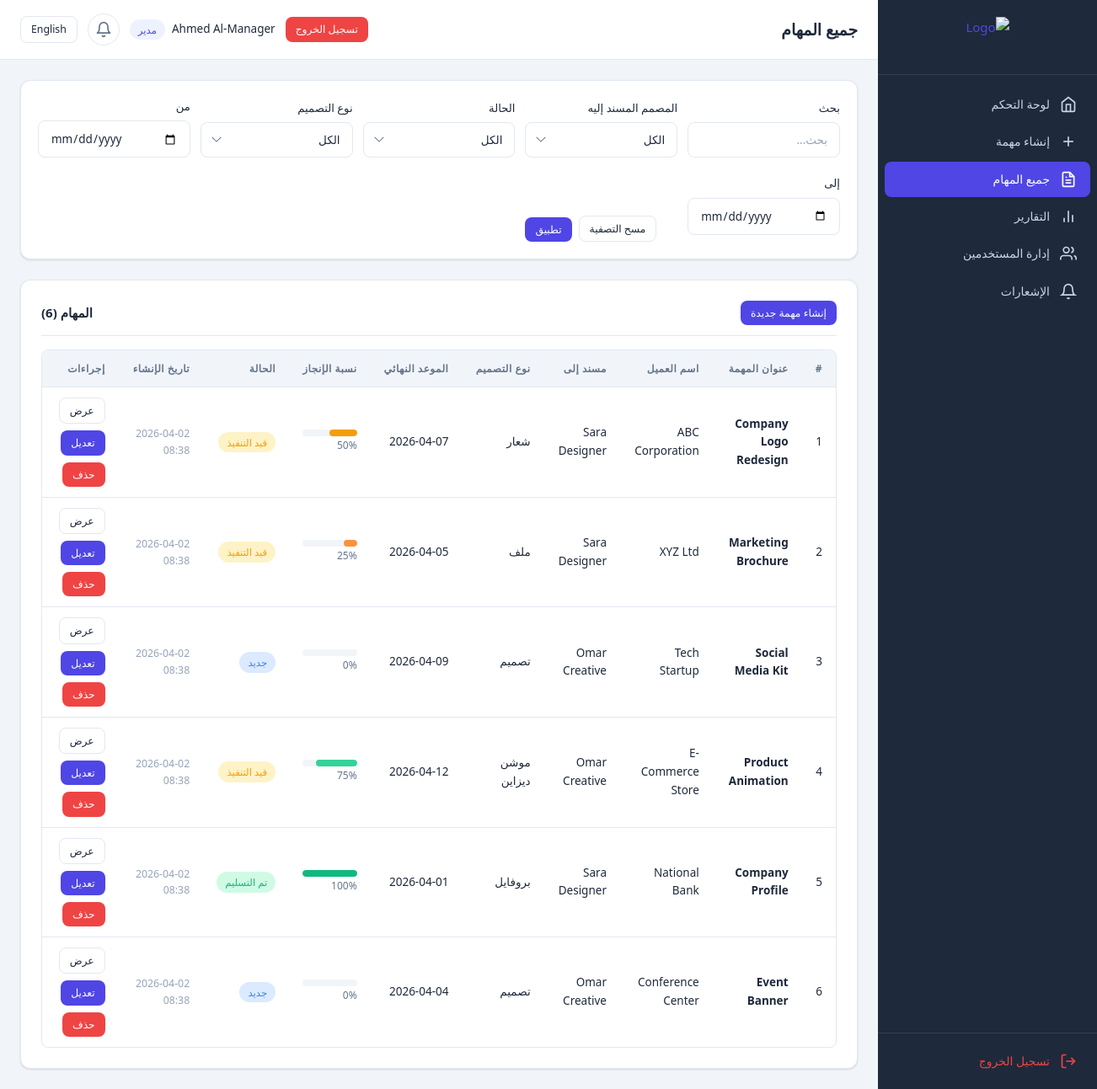
Page /manager/all_tasks.php (signed in) on the committed database.
### tables this page shows
CREATE TABLE IF NOT EXISTS `tasks` (
    `id` INT UNSIGNED NOT NULL AUTO_INCREMENT,
    `title` VARCHAR(255) NOT NULL,
    `client_name` VARCHAR(150) NOT NULL,
    `design_type` ENUM('file', 'logo', 'design', 'motion_design', 'profile') NOT NULL,
    `notes` TEXT NULL,
    `deadline` DATE NULL,
    `assigned_to` INT UNSIGNED NOT NULL,
    `progress_percentage` TINYINT UNSIGNED NOT NULL DEFAULT 0,
    `status` ENUM('new', 'in_progress', 'delivered') NOT NULL DEFAULT 'new',
    `file_path` TEXT NULL DEFAULT NULL,
    `created_by` INT UNSIGNED NOT NULL,
    `created_at` DATETIME NOT NULL DEFAULT CURRENT_TIMESTAMP,
    `updated_at` DATETIME NOT NULL DEFAULT CURRENT_TIMESTAMP ON UPDATE CURRENT_TIMESTAMP,
    PRIMARY KEY (`id`),
    KEY `idx_assigned_to` (`assigned_to`),
    KEY `idx_status` (`status`),
    KEY `idx_design_type` (`design_type`),
    KEY `idx_deadline` (`deadline`),
    KEY `idx_created_by` (`created_by`),
    CONSTRAINT `fk_tasks_assigned_to` FOREIGN KEY (`assigned_to`) REFERENCES `users` (`id`) ON DELETE CASCADE,
    CONSTRAINT `fk_tasks_created_by` FOREIGN KEY (`created_by`) REFERENCES `users` (`id`) ON DELETE CASCADE
);

CREATE TABLE IF NOT EXISTS `users` (
    `id` INT UNSIGNED NOT NULL AUTO_INCREMENT,
    `full_name` VARCHAR(100) NOT NULL,
    `email` VARCHAR(150) NOT NULL,
    `password` VARCHAR(255) NOT NULL,
    `role` ENUM('manager', 'designer') NOT NULL DEFAULT 'designer',
    `language_preference` ENUM('en', 'ar') NOT NULL DEFAULT 'en',
    `telegram_chat_id` VARCHAR(50) NULL DEFAULT NULL,
    `created_at` DATETIME NOT NULL DEFAULT CURRENT_TIMESTAMP,
    `updated_at` DATETIME NOT NULL DEFAULT CURRENT_TIMESTAMP ON UPDATE CURRENT_TIMESTAMP,
    PRIMARY KEY (`id`),
    UNIQUE KEY `idx_email` (`email`)
);

### includes/language.php (called while the page is built, shortened)
<?php
function loadLanguage() {
    $langFile = __DIR__ . '/../config/lang_' . $_SESSION['lang'] . '.php';
    return $lang;
}
function getCurrentLang() {
    return $_SESSION['lang'] ?? 'en';
}
function __($key) {
    global $lang;
    return $lang[$key] ?? $key;
}

### includes/auth.php (called while the page is built, shortened)
<?php
require_once __DIR__ . '/language.php';
$lang = loadLanguage();
function generateCSRFToken() {
    return $_SESSION['csrf_token'];
}
function sanitize($input) {
    return htmlspecialchars(trim($input), ENT_QUOTES, 'UTF-8');
}

### includes/helpers.php (called while the page is built, shortened)
<?php
function formatDate($date, $format = 'Y-m-d') {
    return date($format, strtotime($date));
}
function formatDateTime($date) {
    return date('Y-m-d H:i', strtotime($date));
}
function getDesignTypeLabel($type) {
    $currentLang = getCurrentLang();
    $types = DESIGN_TYPES;
    return isset($types[$type]) ? $types[$type][$currentLang] : $type;
}
function getStatusLabel($status) {
    $currentLang = getCurrentLang();
    $statuses = TASK_STATUSES;
    return isset($statuses[$status]) ? $statuses[$status][$currentLang] : $status;
}
function getStatusClass($status) {
    $classes = [
        'new'         => 'badge-new',
        'in_progress' => 'badge-progress',
        'delivered'   => 'badge-delivered',
    ];
    return $classes[$status] ?? 'badge-default';
}
function getProgressColor($percentage) {
    if ($percentage >= 100) return 'progress-complete';
    if ($percentage >= 75)  return 'progress-high';
    if ($percentage >= 50)  return 'progress-mid';
    if ($percentage >= 25)  return 'progress-low';
    return 'progress-zero';
}
function isOverdue($deadline) {
    return strtotime($deadline) < strtotime('today');
}
function isDueToday($deadline) {
    return date('Y-m-d', strtotime($deadline)) === date('Y-m-d');
}

### manager/all_tasks.php (the view, shortened to what this page needs)
<?php
require_once __DIR__ . '/../includes/auth.php';
require_once __DIR__ . '/../includes/helpers.php';
$filterDateFrom = $_GET['date_from'] ?? '';
$filterDateTo   = $_GET['date_to'] ?? '';
$search         = trim($_GET['search'] ?? '');
$pdo = getDBConnection();
$where = [];
$params = [];
$whereSQL = !empty($where) ? 'WHERE ' . implode(' AND ', $where) : '';
$sql = "SELECT t.*, u.full_name AS designer_name
        FROM tasks t
        LEFT JOIN users u ON t.assigned_to = u.id
        $whereSQL
        ORDER BY t.created_at DESC";
$stmt = $pdo->prepare($sql);
$stmt->execute($params);
$tasks = $stmt->fetchAll();
include __DIR__ . '/../templates/header.php';
?>
<div class="filter-bar">
    <form method="GET" action="">
        <div class="filter-grid">
            <div class="form-group mb-1">
                <label class="form-label"><?= __('search') ?></label>
                <input type="text" name="search" class="form-control" value="<?= sanitize($search) ?>" placeholder="<?= __('search') ?>...">
            </div>
            <div class="form-group mb-1">
                <label class="form-label"><?= __('assigned_designer') ?></label>
                <select name="designer" class="form-control">
                    <option value=""><?= __('all') ?></option>
                </select>
            </div>
            <div class="form-group mb-1">
                <label class="form-label"><?= __('status') ?></label>
                <select name="status" class="form-control">
                    <option value=""><?= __('all') ?></option>
                </select>
            </div>
            <div class="form-group mb-1">
                <label class="form-label"><?= __('design_type') ?></label>
                <select name="design_type" class="form-control">
                    <option value=""><?= __('all') ?></option>
                </select>
            </div>
            <div class="form-group mb-1">
                <label class="form-label"><?= __('date_from') ?></label>
                <input type="date" name="date_from" class="form-control" value="<?= sanitize($filterDateFrom) ?>">
            </div>
            <div class="form-group mb-1">
                <label class="form-label"><?= __('date_to') ?></label>
                <input type="date" name="date_to" class="form-control" value="<?= sanitize($filterDateTo) ?>">
            </div>
            <div class="filter-actions">
                <button type="submit" class="btn btn-primary btn-sm"><?= __('apply_filter') ?></button>
                <a href="/manager/all_tasks.php" class="btn btn-outline btn-sm"><?= __('clear_filter') ?></a>
            </div>
        </div>
    </form>
</div>
<div class="card">
    <div class="card-header">
        <h2 class="card-title"><?= __('tasks') ?> (<?= count($tasks) ?>)</h2>
        <a href="/manager/create_task.php" class="btn btn-sm btn-primary"><?= __('create_new_task') ?></a>
    </div>
    <?php if (empty($tasks)): ?>
    <div class="empty-state">
        <svg viewBox="0 0 24 24" fill="none" stroke="currentColor" stroke-width="1.5"><path d="M14 2H6a2 2 0 00-2 2v16a2 2 0 002 2h12a2 2 0 002-2V8z"/><polyline points="14 2 14 8 20 8"/></svg>
        <p><?= __('no_tasks') ?></p>
        <a href="/manager/create_task.php" class="btn btn-primary"><?= __('create_new_task') ?></a>
    </div>
    <?php else: ?>
    <div class="table-wrapper">
        <table>
            <thead>
                <tr>
                    <th>#</th>
                    <th><?= __('task_title') ?></th>
                    <th><?= __('client_name') ?></th>
                    <th><?= __('assigned_to') ?></th>
                    <th><?= __('design_type') ?></th>
                    <th><?= __('deadline') ?></th>
                    <th><?= __('progress') ?></th>
                    <th><?= __('status') ?></th>
                    <th><?= __('created_at') ?></th>
                    <th><?= __('actions') ?></th>
                </tr>
            </thead>
            <tbody>
                <?php foreach ($tasks as $task): ?>
                <tr>
                    <td><?= $task['id'] ?></td>
                    <td><strong><?= sanitize($task['title']) ?></strong></td>
                    <td><?= sanitize($task['client_name']) ?></td>
                    <td><?= sanitize($task['designer_name']) ?></td>
                    <td><?= getDesignTypeLabel($task['design_type']) ?></td>
                    <td>
                        <?php if ($task['deadline']): ?>
                            <span class="<?= isOverdue($task['deadline']) && $task['status'] !== 'delivered' ? 'deadline-overdue' : (isDueToday($task['deadline']) ? 'deadline-today' : '') ?>">
                                <?= formatDate($task['deadline']) ?>
                            </span>
                        <?php endif; ?>
                    </td>
                    <td>
                        <div class="progress-bar-container <?= getProgressColor($task['progress_percentage']) ?>">
                            <div class="progress-bar" style="width: <?= (int)$task['progress_percentage'] ?>%"></div>
                        </div>
                        <span class="progress-text"><?= (int)$task['progress_percentage'] ?>%</span>
                    </td>
                    <td><span class="badge <?= getStatusClass($task['status']) ?>"><?= getStatusLabel($task['status']) ?></span></td>
                    <td class="text-small text-muted"><?= formatDateTime($task['created_at']) ?></td>
                    <td>
                        <div class="btn-group">
                            <a href="/manager/view_task.php?id=<?= $task['id'] ?>" class="btn btn-sm btn-outline"><?= __('view') ?></a>
                            <a href="/manager/edit_task.php?id=<?= $task['id'] ?>" class="btn btn-sm btn-primary"><?= __('edit') ?></a>
                            <a href="/manager/delete_task.php?id=<?= $task['id'] ?>&csrf_token=<?= urlencode(generateCSRFToken()) ?>"
                               class="btn btn-sm btn-danger"
                               data-confirm="<?= __('confirm_delete') ?>"><?= __('delete') ?></a>
                        </div>
                    </td>
                </tr>
                <?php endforeach; ?>
            </tbody>
        </table>
    </div>
    <?php endif; ?>
</div>
<?php include __DIR__ . '/../templates/footer.php'; ?>

### assets/css/rtl.css (style rules this page uses)
.rtl { text-align: right; }
.rtl th, .rtl td { text-align: right; }
.rtl .form-group { text-align: right; }
.rtl select.form-control { background-position: left 12px center; padding-left: 36px; padding-right: 14px; }
.rtl .card-header { flex-direction: row-reverse; }
.rtl .filter-actions { flex-direction: row-reverse; }

### rows in the picture
tasks: id "1", title "Company Logo Redesign", client_name "ABC Corporation", assigned_to.full_name "Sara Designer", design_type "شعار", deadline "2026-04-07", progress_percentage "50", status "قيد التنفيذ", created_at "2026-04-02 08:38"
tasks: id "2", title "Marketing Brochure", client_name "XYZ Ltd", assigned_to.full_name "Sara Designer", design_type "ملف", deadline "2026-04-05", progress_percentage "25", status "قيد التنفيذ", created_at "2026-04-02 08:38"
tasks: id "3", title "Social Media Kit", client_name "Tech Startup", assigned_to.full_name "Omar Creative", design_type "تصميم", deadline "2026-04-09", progress_percentage "0", status "جديد", created_at "2026-04-02 08:38"
tasks: id "4", title "Product Animation", client_name "E-Commerce Store", assigned_to.full_name "Omar Creative", design_type "موشن ديزاين", deadline "2026-04-12", progress_percentage "75", status "قيد التنفيذ", created_at "2026-04-02 08:38"
tasks: id "5", title "Company Profile", client_name "National Bank", assigned_to.full_name "Sara Designer", design_type "بروفايل", deadline "2026-04-01", progress_percentage "100", status "تم التسليم", created_at "2026-04-02 08:38"
tasks: id "6", title "Event Banner", client_name "Conference Center", assigned_to.full_name "Omar Creative", design_type "تصميم", deadline "2026-04-04", progress_percentage "0", status "جديد", created_at "2026-04-02 08:38"

### other values in the picture
__('nav_dashboard') "لوحة التحكم"
__('nav_create_task') "إنشاء مهمة"
__('nav_all_tasks') "جميع المهام"
__('nav_reports') "التقارير"
__('nav_users') "إدارة المستخدمين"
__('notifications') "الإشعارات"
__('logout') "تسجيل الخروج"
$pageName "جميع المهام"
__('nav_language') "English"
$currentUser['full_name'] "Ahmed Al-Manager"
__('role_manager') "مدير"
__('search') "بحث"
__('assigned_designer') "المصمم المسند إليه"
__('status') "الحالة"
__('design_type') "نوع التصميم"
